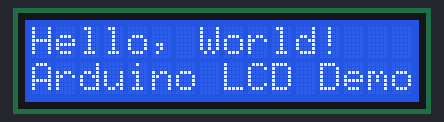
Bench run of a sketch on a simulated Arduino Uno, built with avr-gcc and run on an emulated ATmega328P. Parts: 16×2 character LCD. Wiring (inferred from the names in the program): character LCD (HD44780): RS pin 12; E pin 11; data pin 5, pin 4, pin 3, pin 2. The character LCD is taken to start in 4-bit mode.

Above: at 0.1 s.
At 2.1 s:
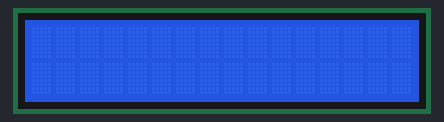

Measured:
- what the display in image 0 shows lasts 2.0 s, from 0.1 s to 2.1 s
- what the display in image 1 shows lasts 1.0 s, from 2.1 s to 3.1 s

The sketch:

IMPORTANT.ino
```cpp
const int LCD_RS = 12;   // Register Select pin
const int LCD_EN = 11;   // Enable pin
const int LCD_D4 = 5;    // Data pin 4
const int LCD_D5 = 4;    // Data pin 5
const int LCD_D6 = 3;    // Data pin 6
const int LCD_D7 = 2;    // Data pin 7

void lcdCommand(byte command) {
  digitalWrite(LCD_RS, LOW);    // Set RS to command mode
  digitalWrite(LCD_EN, LOW);    // Set EN to low
  delayMicroseconds(100);       // Wait for stability

  // Send higher nibble
  digitalWrite(LCD_D4, (command >> 4) & 0x01);
  digitalWrite(LCD_D5, (command >> 5) & 0x01);
  digitalWrite(LCD_D6, (command >> 6) & 0x01);
  digitalWrite(LCD_D7, (command >> 7) & 0x01);

  digitalWrite(LCD_EN, HIGH);   // Set EN to high
  delayMicroseconds(100);       // EN pulse width
  digitalWrite(LCD_EN, LOW);    // Set EN to low
  delayMicroseconds(100);       // Wait for stability

  // Send lower nibble
  digitalWrite(LCD_D4, (command >> 0) & 0x01);
  digitalWrite(LCD_D5, (command >> 1) & 0x01);
  digitalWrite(LCD_D6, (command >> 2) & 0x01);
  digitalWrite(LCD_D7, (command >> 3) & 0x01);

  digitalWrite(LCD_EN, HIGH);   // Set EN to high
  delayMicroseconds(100);       // EN pulse width
  digitalWrite(LCD_EN, LOW);    // Set EN to low
  delayMicroseconds(100);       // Wait for stability
}

void lcdInit() {
  // Initialize the LCD in 4-bit mode
  pinMode(LCD_RS, OUTPUT);
  pinMode(LCD_EN, OUTPUT);
  pinMode(LCD_D4, OUTPUT);
  pinMode(LCD_D5, OUTPUT);
  pinMode(LCD_D6, OUTPUT);
  pinMode(LCD_D7, OUTPUT);

  delay(50);   // Wait for the LCD to power up

  // Initialization sequence
  lcdCommand(0x28);   // 4-bit mode, 2 lines, 5x8 font
  lcdCommand(0x0C);   // Display on, cursor off
  lcdCommand(0x06);   // Entry mode: increment cursor
  lcdCommand(0x01);   // Clear display
  delay(2);          // Wait for the command to complete
}
void lcdWrite(byte value) {
  digitalWrite(LCD_RS, HIGH);    // Set RS to data mode
  digitalWrite(LCD_EN, LOW);     // Set EN to low
  delayMicroseconds(100);        // Wait for stability

  // Send higher nibble
  digitalWrite(LCD_D4, (value >> 4) & 0x01);
  digitalWrite(LCD_D5, (value >> 5) & 0x01);
  digitalWrite(LCD_D6, (value >> 6) & 0x01);
  digitalWrite(LCD_D7, (value >> 7) & 0x01);

  digitalWrite(LCD_EN, HIGH);    // Set EN to high
  delayMicroseconds(100);        // EN pulse width
  digitalWrite(LCD_EN, LOW);     // Set EN to low
  delayMicroseconds(100);        // Wait for stability

  // Send lower nibble
  digitalWrite(LCD_D4, (value >> 0) & 0x01);
  digitalWrite(LCD_D5, (value >> 1) & 0x01);
  digitalWrite(LCD_D6, (value >> 2) & 0x01);
  digitalWrite(LCD_D7, (value >> 3) & 0x01);

  digitalWrite(LCD_EN, HIGH);    // Set EN to high
  delayMicroseconds(100);        // EN pulse width
  digitalWrite(LCD_EN, LOW);     // Set EN to low
  delayMicroseconds(100);        // Wait for stability
}

void lcdPrint(const char* str) {
  while (*str) {
    lcdWrite(*str++);
  }
}
void setup() {
  lcdInit();    // Initialize the LCD
}

void loop() {
  lcdCommand(0x80);                 // Set cursor to the beginning of the first line
  lcdPrint("Hello, World!");       // Print a string

  lcdCommand(0xC0);                 // Set cursor to the beginning of the second line
  lcdPrint("Arduino LCD Demo");     // Print a string

  delay(2000);                      // Wait for 2 seconds

  lcdCommand(0x01);                 // Clear the display
  delay(2);                         // Wait for the command to complete

  delay(1000);                      // Wait for 1 second before repeating the loop
}
```
